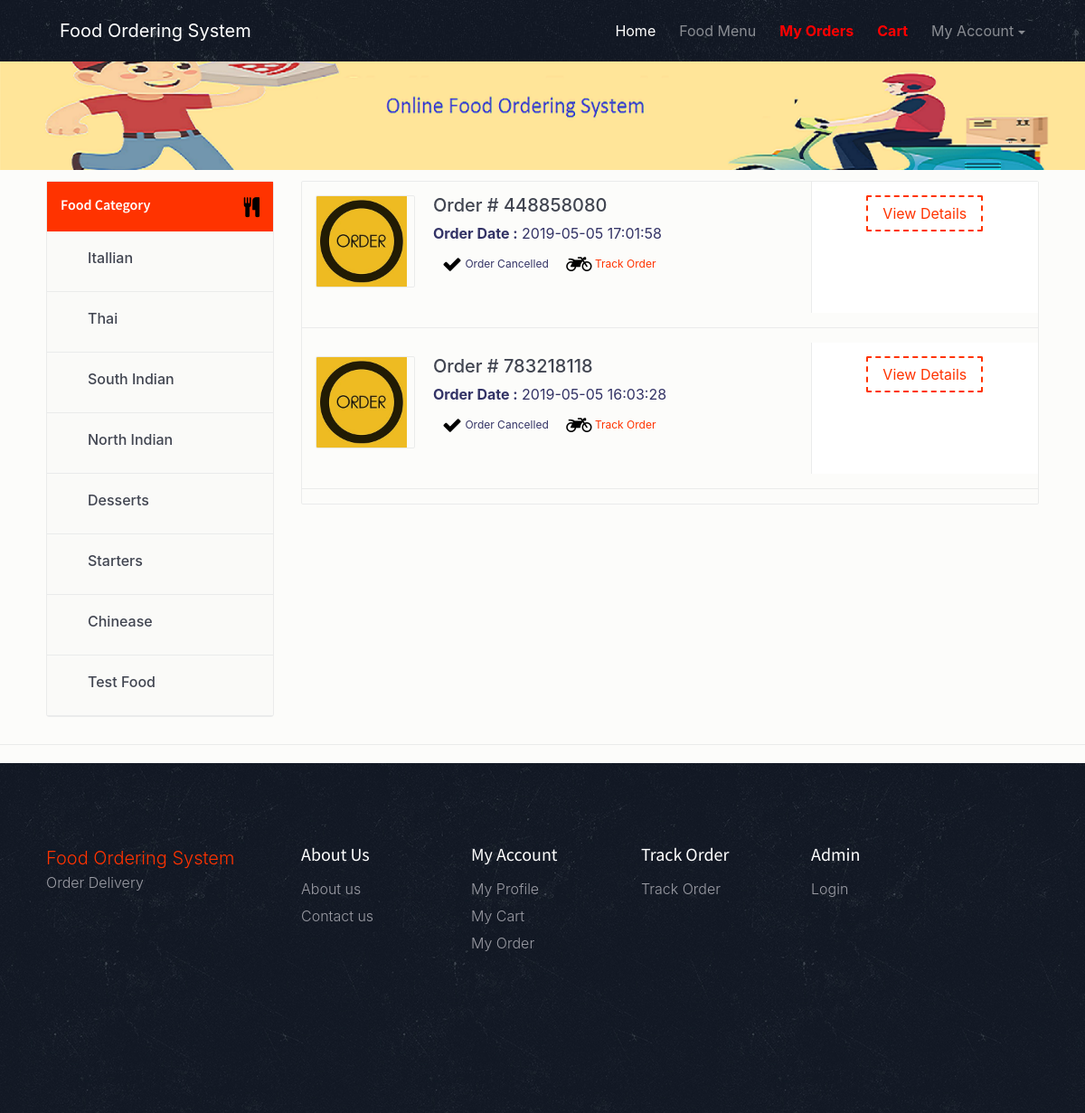
/fos/my-order.php (signed in), run on the app's committed database.
### tables this page shows
CREATE TABLE `tblcategory` (
  `ID` int(5) NOT NULL,
  `CategoryName` varchar(120) DEFAULT NULL,
  `CreationDate` timestamp NULL DEFAULT CURRENT_TIMESTAMP
);

CREATE TABLE `tblorderaddresses` (
  `ID` int(11) NOT NULL,
  `UserId` char(100) DEFAULT NULL,
  `Ordernumber` char(100) DEFAULT NULL,
  `Flatnobuldngno` varchar(255) DEFAULT NULL,
  `StreetName` varchar(255) DEFAULT NULL,
  `Area` varchar(255) DEFAULT NULL,
  `Landmark` varchar(255) DEFAULT NULL,
  `City` varchar(255) DEFAULT NULL,
  `OrderTime` timestamp NOT NULL DEFAULT CURRENT_TIMESTAMP,
  `OrderFinalStatus` varchar(255) DEFAULT NULL
);

### fos/my-order.php (the view, shortened to what this page needs)
<?php
include_once('includes/dbconnection.php');
if (strlen($_SESSION['fosuid']==0)) {
  header('location:logout.php');
  } else {
  ?>
<!DOCTYPE html>
<html lang="en">
<head>
    <link href="css/bootstrap.min.css" rel="stylesheet">
    <link href="css/font-awesome.min.css" rel="stylesheet">
    <link href="css/animsition.min.css" rel="stylesheet">
    <link href="css/animate.css" rel="stylesheet">
    <link href="css/style.css" rel="stylesheet">
</head>
<body>
    <div class="site-wrapper animsition" data-animsition-in="fade-in" data-animsition-out="fade-out">
        <header id="header" class="header-scroll top-header headrom">
       <?php include_once('includes/header.php');?>
        </header>
        <div class="page-wrapper">
            <div class="inner-page-hero bg-image" data-image-src="images/online.jpg">
            </div>
            <div class="result-show">
                <div class="container">
                    <div class="row">
                        <div class="col-sm-3">
                    </div>
                </div>
            </div>
            <section class="restaurants-page">
                <div class="container">
                    <div class="row">
                        <div class="col-xs-12 col-sm-5 col-md-5 col-lg-3">
                            <div class="sidebar clearfix m-b-20">
                                <div class="main-block">
                                    <div class="sidebar-title white-txt">
                                        <h6>Food Category</h6> <i class="fa fa-cutlery pull-right"></i> </div>
                                    <?php
      $query=mysqli_query($con,"select * from  tblcategory");
              while($row=mysqli_fetch_array($query))
              {
              ?>
                               <ul>
                                            <li>
                                                <label class="custom-control custom-checkbox">
                                                    <span class="custom-control-description"><a href="viewfood-categorywise.php?catid=<?php echo $row['CategoryName'];?>"><?php echo $row['CategoryName'];?></a></span> </label>
                                            </li>
                                        </ul>
                                        <?php } ?>
                                    <div class="clearfix"></div>
                                </div>
                            </div>
                        </div>
                        <div class="col-xs-12 col-sm-7 col-md-7 col-lg-9">
                            <div class="bg-gray restaurant-entry">
<?php
$uid=$_SESSION['fosuid'];
      $query=mysqli_query($con,"select * from  tblorderaddresses  where UserId='$uid'");
              while($row=mysqli_fetch_array($query))
              { ?>
                                <div class="row">
                                    <div class="col-sm-12 col-md-12 col-lg-8 text-xs-center text-sm-left">
                                        <div class="entry-logo">
                                <a class="img-fluid" href="order-details.php?orderid=<?php echo $row['Ordernumber'];?>"><img src="images/order.jpg" width="100" height="100" alt="Order "></a>
                                        </div>
                                        <div class="entry-dscr">
         <h5><a href="order-details.php?orderid=<?php echo $row['Ordernumber'];?>">Order # <?php echo $row['Ordernumber'];?></a></h5>
         <p><b>Order Date :</b> <?php echo $row['OrderTime']?></p>
                                            <ul class="list-inline">
                                                <li class="list-inline-item"><i class="fa fa-check"></i>
                                                    <?php $status=$row['OrderFinalStatus'];
if($status==''){
 echo "Waiting for Restaurant confirmation";
} else{
echo $status;
}
                                                    ?></li>
                                                <li class="list-inline-item"><i class="fa fa-motorcycle"></i>
 <a href="javascript:void(0);" onClick="popUpWindow('trackorder.php?oid=<?php echo htmlentities($row['Ordernumber']);?>');" title="Track order">Track Order</a></li>
                                            </ul>
                                        </div>
                                    </div>
                                    <div class="col-sm-12 col-md-12 col-lg-4 text-xs-center">
                                        <div class="right-content bg-white">
                                            <div class="right-review">
                                     <a href="order-details.php?orderid=<?php echo $row['Ordernumber'];?>" class="btn theme-btn-dash">View Details</a> </div>
                                        </div>
                                    </div>
                                </div>
                                <hr />
                            <?php } ?>
                            </div>
                            </div>
                        </div>
                    </div>
                </div>
            <?php include('includes/footer.php');?>
        </div>
    </div>
</body>
</html>
<?php } ?>

### fos/css/style.css (style rules this page uses)
body { background: rgba(252, 251, 249, 0.68); font-size: 16px; color: #4d4f56; font-weight: 400; overflow-x: hidden; }
.h1, .h2, .h3, .h4, .h5, .h6, h1, h2, h3, h4, h5, h6 { font-family: "Source Sans Pro", sans-serif; color: #25282b; }
a { color: #f30; }
ul { list-style-type: none; padding: 0; }
hr { margin-top: 1rem; margin-bottom: 1rem; border: 0; border-top: 1px solid #eaebeb; }
.container { max-width: 1270px; width: 94%; }
.page-wrapper { padding-top: 68px; }
.custom-control { padding-left: 30px; }
.form-control-lg, .dropdown-menu, .btn, .btn-group-lg>.btn, .btn-lg, .img-rounded { border-radius: 2px }
.btn { transition: all .4s; }
.theme-btn-dash { border: 2px dashed #f30; background-color: transparent; color: #f30 }
.bg-white { background-color: #fff }
.m-b-20 { margin-bottom: 20px; }
#header { position: fixed; width: 100%; border: 0; z-index: 99; }
.inner-page-hero { padding-top: 5%; padding-bottom: 5%; }
.result-show div i { margin-left: 10px; font-size: 22px; vertical-align: middle; color: #000; }
.result-show { padding: 7px 0 10px; border-bottom: 1px solid #eaebeb; color: #333366; margin-bottom: 20px; }
.result-show p { padding: 0; margin: 5px 0; }
.sidebar { border: 1px solid #eaebeb; background: #fafaf8; border-radius: 3px; }
.sidebar-title { padding: 15px 15px 15px; background: #f30; float: left; width: 100%; }
.sidebar-title h6 { float: left; margin-bottom: 0; color: #fff; font-size: 16px; font-weight: 600; line-height: 20px; }
.sidebar-title i { float: right; color: #fff; font-size: 15px; margin-top: 3px; }
.main-block ul li { line-height: 28px; font-weight: 300; display: block; border-bottom: 1px solid #eaebeb; font-weight: 500; color: #414551; }
.main-block ul li a { color: #414551; display: block; font-weight: 500; padding: 15px; }
.main-block ul { float: left; width: 100%; margin-bottom: 0; }
.main-block ul li:first-of-type { border-top: none }
.restaurant-entry { border: 1px solid #eaebeb; border-radius: 2px; margin-bottom: 20px; }
.restaurant-entry .entry-logo { float: left; width: 110px; height: auto; border: 1px solid #eaebeb; border-radius: 2px; margin-top: 15px; margin-left: 15px; overflow: hidden }
.restaurant-entry .entry-logo img { max-width: 100%; display: block }
.restaurant-entry .entry-dscr { padding-left: 145px; margin-top: 15px; }
.restaurant-entry .entry-dscr h5 a { color: #414551; font-weight: 500; font-family: -apple-system, BlinkMacSystemFont, "Segoe UI", Roboto, "Helvetica Neue", Arial, sans-serif; }
.restaurant-entry .entry-dscr ul li { font-size: 12px; margin-top: 7px; }
.restaurant-entry .right-review { padding: 15px 10px; border-left: 1px solid #eaebeb; min-height: 145px; }

### data on the page
tblcategory: CategoryName "Itallian"
tblcategory: CategoryName "Thai"
tblcategory: CategoryName "South Indian"
tblcategory: CategoryName "North Indian"
tblcategory: CategoryName "Desserts"
tblcategory: CategoryName "Starters"
tblcategory: CategoryName "Chinease"
tblcategory: CategoryName "Test Food"
tblorderaddresses: Ordernumber "448858080", OrderTime "2019-05-05 17:01:58", OrderFinalStatus "Order Cancelled"
tblorderaddresses: Ordernumber "783218118", OrderTime "2019-05-05 16:03:28", OrderFinalStatus "Order Cancelled"
